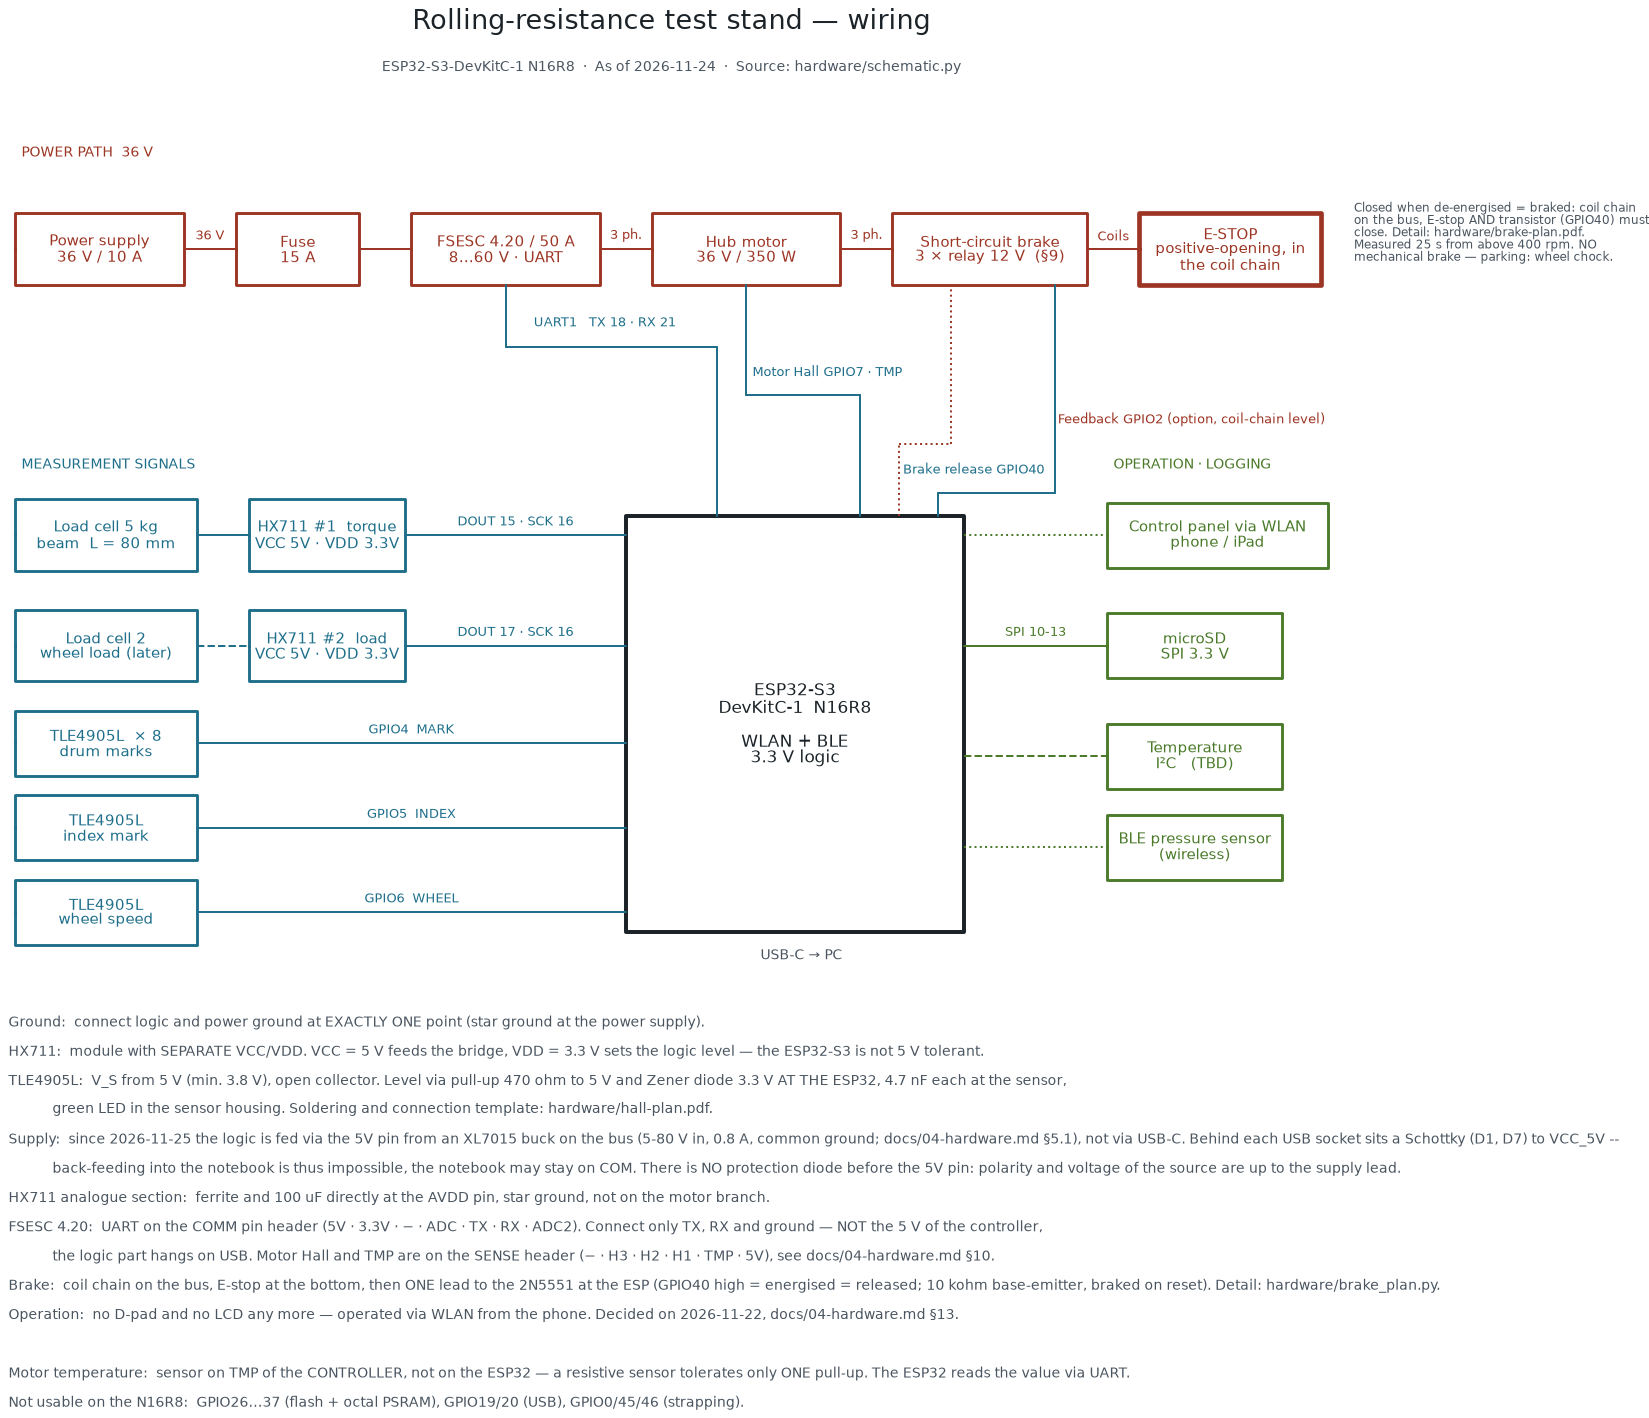

Source code (Python):
#!/usr/bin/env python3
"""Circuit diagram of the rolling-resistance test stand.

The source is this text; the PDF is generated from it:

    .venv/bin/python hardware/schematic.py

Produces hardware/schematic.pdf and hardware/schematic.png.
Pin assignment see docs/04-hardware.md; change here and there together.
"""
import schemdraw
from schemdraw import elements as elm, flow

schemdraw.use('matplotlib')

INK   = '#1b2328'
PWR   = '#9c3524'   # power path
SIG   = '#1f6f8b'   # measurement signals
AUX   = '#4a7a2a'   # logic supply

def box(d, x, y, w, h, text, color=INK, lw=1.6):
    b = flow.Box(w=w, h=h).at((x, y)).label(text, fontsize=8.5).color(color).linewidth(lw)
    d += b
    return b

def wire(d, p1, p2, label=None, color=SIG, ls='-', loc='top', ofst=0.12):
    ln = elm.Line().at(p1).to(p2).color(color).linewidth(1.1).linestyle(ls)
    if label:
        ln = ln.label(label, loc=loc, fontsize=7, ofst=ofst, color=color)
    d += ln
    return ln

with schemdraw.Drawing(show=False) as d:
    d.config(unit=1.0, fontsize=9)

    # ---------------------------------------------------------------- title
    d += elm.Label().at((-2.0, 3.4)).label(
        'Rolling-resistance test stand — wiring', fontsize=15, color=INK)
    d += elm.Label().at((-2.0, 2.7)).label(
        'ESP32-S3-DevKitC-1 N16R8  ·  As of 2026-11-24  ·  Source: hardware/schematic.py',
        fontsize=7.5, color='#4a5560')

    # ---------------------------------------------------- power path at the top
    d += elm.Label().at((-12.0, 1.4)).label('POWER PATH  36 V', fontsize=8,
                                            color=PWR, halign='left')
    nt  = box(d, -12.0,  0.0, 2.6, 1.1, 'Power supply\n36 V / 10 A', PWR)
    si  = box(d,  -8.6,  0.0, 1.9, 1.1, 'Fuse\n15 A', PWR)
    ctrl = box(d,  -5.9,  0.0, 2.9, 1.1, 'FSESC 4.20 / 50 A\n8…60 V · UART', PWR)
    mot = box(d,  -2.2,  0.0, 2.9, 1.1, 'Hub motor\n36 V / 350 W', PWR)
    brk = box(d,   1.5,  0.0, 3.0, 1.1, 'Short-circuit brake\n3 × relay 12 V  (§9)', PWR)
    na  = box(d,   5.3,  0.0, 2.8, 1.1, 'E-STOP\npositive-opening, in\nthe coil chain', PWR, lw=2.6)

    wire(d, nt.E,  si.W,  '36 V', PWR)
    wire(d, si.E,  ctrl.W, None,   PWR)
    wire(d, ctrl.E, mot.W, '3 ph.', PWR)
    wire(d, mot.E, brk.W, '3 ph.', PWR)
    wire(d, brk.E, na.W,  'Coils', PWR)
    d += elm.Label().at((8.5, 0.15)).label(
        'Closed when de-energised = braked: coil chain\non the bus, E-stop AND transistor (GPIO40) must\nclose. Detail: hardware/brake-plan.pdf.\n'
        'Measured 25 s from above 400 rpm. NO\nmechanical brake — parking: wheel chock.',
        fontsize=6.8, color='#4a5560', halign='left')

    # --------------------------------------------------- routing channel at the top
    CH = -1.5                      # horizontal channel for signals going up
    d += elm.Label().at((-12.0, -3.4)).label('MEASUREMENT SIGNALS', fontsize=8,
                                                color=SIG, halign='left')

    # ------------------------------------------------------------- ESP32
    ESPX, ESPY = -2.6, -7.3
    esp = flow.Box(w=5.2, h=6.4).at((ESPX, ESPY)).label(
        'ESP32-S3\nDevKitC-1  N16R8\n\nWLAN + BLE\n3.3 V logic', fontsize=9.5
        ).color(INK).linewidth(2.2)
    d += esp
    d += elm.Label().at((ESPX+2.6, ESPY-3.65)).label('USB-C → PC', fontsize=7.5, color='#4a5560')

    # --------------------------------------------------- sensors on the left
    cell = box(d, -12.0, -4.4, 2.8, 1.1, 'Load cell 5 kg\nbeam  L = 80 mm', SIG)
    hx1   = box(d,  -8.4, -4.4, 2.4, 1.1, 'HX711 #1  torque\nVCC 5V · VDD 3.3V', SIG)
    cell2= box(d, -12.0, -6.1, 2.8, 1.1, 'Load cell 2\nwheel load (later)', SIG)
    hx2   = box(d,  -8.4, -6.1, 2.4, 1.1, 'HX711 #2  load\nVCC 5V · VDD 3.3V', SIG)
    hall1 = box(d, -12.0, -7.6, 2.8, 1.0, 'TLE4905L  × 8\ndrum marks', SIG)
    hall2 = box(d, -12.0, -8.9, 2.8, 1.0, 'TLE4905L\nindex mark', SIG)
    hall3 = box(d, -12.0,-10.2, 2.8, 1.0, 'TLE4905L\nwheel speed', SIG)

    wire(d, cell.E,  hx1.W, None, SIG)
    d += elm.Line().at(cell2.E).to(hx2.W).color(SIG).linestyle('--').linewidth(1.1)
    wire(d, hx1.E, (ESPX, hx1.E[1]), 'DOUT 15 · SCK 16', SIG)
    wire(d, hx2.E, (ESPX, hx2.E[1]), 'DOUT 17 · SCK 16', SIG)
    wire(d, hall1.E, (ESPX, hall1.E[1]), 'GPIO4  MARK', SIG)
    wire(d, hall2.E, (ESPX, hall2.E[1]), 'GPIO5  INDEX', SIG)
    wire(d, hall3.E, (ESPX, hall3.E[1]), 'GPIO6  WHEEL', SIG)

    # ------------------------------------------------------ peripherals on the right
    RX = ESPX + 5.2
    d += elm.Label().at((RX+2.2, -3.4)).label('OPERATION · LOGGING', fontsize=8,
                                                 color=AUX, halign='left')
    ui  = box(d, RX+2.2, -4.4, 3.4, 1.0, 'Control panel via WLAN\nphone / iPad', AUX)
    sd  = box(d, RX+2.2, -6.1, 2.7, 1.0, 'microSD\nSPI 3.3 V', AUX)
    tmp = box(d, RX+2.2, -7.8, 2.7, 1.0, 'Temperature\nI²C   (TBD)', AUX)
    ble = box(d, RX+2.2, -9.2, 2.7, 1.0, 'BLE pressure sensor\n(wireless)', AUX)

    d += elm.Line().at((RX, ui.W[1])).to(ui.W).color(AUX).linestyle(':').linewidth(1.1)
    wire(d, (RX, sd.W[1]),  sd.W,  'SPI 10-13', AUX)
    d += elm.Line().at((RX, tmp.W[1])).to(tmp.W).color(AUX).linestyle('--').linewidth(1.1)
    d += elm.Line().at((RX, ble.W[1])).to(ble.W).color(AUX).linestyle(':').linewidth(1.1)

    # ------------------------- signals from the ESP32 upwards, at right angles
    def up(x_from, y_from, x_to, y_to, label, color, ls='-', dy=0.0, lx=None):
        d.add(elm.Line().at((x_from, y_from)).to((x_from, CH+dy)).color(color).linestyle(ls).linewidth(1.1))
        d.add(elm.Line().at((x_from, CH+dy)).to((x_to, CH+dy)).color(color).linestyle(ls).linewidth(1.1))
        d.add(elm.Line().at((x_to, CH+dy)).to((x_to, y_to)).color(color).linestyle(ls).linewidth(1.1))
        d.add(elm.Label().at((lx if lx is not None else (x_from+x_to)/2, CH+dy+0.28)).label(
            label, fontsize=7, color=color))

    up(ESPX+1.4, ESPY+3.2, ctrl.S[0], ctrl.S[1], 'UART1   TX 18 · RX 21', SIG, dy=0.0)
    up(ESPX+3.6, ESPY+3.2, mot.S[0], mot.S[1], 'Motor Hall GPIO7 · TMP', SIG, dy=-0.75, lx=0.6)
    up(ESPX+4.2, ESPY+3.2, brk.S[0]-0.6, brk.S[1], 'Feedback GPIO2 (option, coil-chain level)', PWR, ls=':', dy=-1.5, lx=6.2)
    up(ESPX+4.8, ESPY+3.2, brk.S[0]+1.0, brk.S[1], 'Brake release GPIO40', SIG, dy=-2.25, lx=2.85)

    # --------------------------------------------------------- footnotes
    d += elm.Label().at((-12.0, -12.0)).label(
        'Ground:  connect logic and power ground at EXACTLY ONE point (star ground at the power supply).',
        fontsize=7.5, color='#4a5560', halign='left')
    d += elm.Label().at((-12.0, -12.45)).label(
        'HX711:  module with SEPARATE VCC/VDD. VCC = 5 V feeds the bridge, VDD = 3.3 V sets the logic level — the ESP32-S3 is not 5 V tolerant.',
        fontsize=7.5, color='#4a5560', halign='left')
    d += elm.Label().at((-12.0, -12.9)).label(
        'TLE4905L:  V_S from 5 V (min. 3.8 V), open collector. Level via pull-up 470 ohm to 5 V and Zener diode 3.3 V AT THE ESP32, 4.7 nF each at the sensor,',
        fontsize=7.5, color='#4a5560', halign='left')
    d += elm.Label().at((-12.0, -13.33)).label(
        '           green LED in the sensor housing. Soldering and connection template: hardware/hall-plan.pdf.',
        fontsize=7.5, color='#4a5560', halign='left')
    d += elm.Label().at((-12.0, -17.85)).label(
        'Not usable on the N16R8:  GPIO26…37 (flash + octal PSRAM), GPIO19/20 (USB), GPIO0/45/46 (strapping).',
        fontsize=7.5, color='#4a5560', halign='left')
    d += elm.Label().at((-12.0, -13.80)).label(
        'Supply:  since 2026-11-25 the logic is fed via the 5V pin from an XL7015 buck on the bus (5-80 V in, 0.8 A, common ground; docs/04-hardware.md §5.1), not via USB-C. Behind each USB socket sits a Schottky (D1, D7) to VCC_5V --',
        fontsize=7.5, color='#4a5560', halign='left')
    d += elm.Label().at((-12.0, -14.25)).label(
        '           back-feeding into the notebook is thus impossible, the notebook may stay on COM. There is NO protection diode before the 5V pin: polarity and voltage of the source are up to the supply lead.',
        fontsize=7.5, color='#4a5560', halign='left')
    d += elm.Label().at((-12.0, -14.70)).label(
        'HX711 analogue section:  ferrite and 100 uF directly at the AVDD pin, star ground, not on the motor branch.',
        fontsize=7.5, color='#4a5560', halign='left')
    d += elm.Label().at((-12.0, -15.15)).label(
        'FSESC 4.20:  UART on the COMM pin header (5V · 3.3V · − · ADC · TX · RX · ADC2). Connect only TX, RX and ground — NOT the 5 V of the controller,',
        fontsize=7.5, color='#4a5560', halign='left')
    d += elm.Label().at((-12.0, -16.05)).label(
        'Brake:  coil chain on the bus, E-stop at the bottom, then ONE lead to the 2N5551 at the ESP (GPIO40 high = energised = released; 10 kohm base-emitter, braked on reset). Detail: hardware/brake_plan.py.',
        fontsize=7.5, color='#4a5560', halign='left')
    d += elm.Label().at((-12.0, -15.60)).label(
        '           the logic part hangs on USB. Motor Hall and TMP are on the SENSE header (− · H3 · H2 · H1 · TMP · 5V), see docs/04-hardware.md §10.',
        fontsize=7.5, color='#4a5560', halign='left')
    d += elm.Label().at((-12.0, -17.40)).label(
        'Motor temperature:  sensor on TMP of the CONTROLLER, not on the ESP32 — a resistive sensor tolerates only ONE pull-up. The ESP32 reads the value via UART.',
        fontsize=7.5, color='#4a5560', halign='left')
    d += elm.Label().at((-12.0, -16.50)).label(
        'Operation:  no D-pad and no LCD any more — operated via WLAN from the phone. Decided on 2026-11-22, docs/04-hardware.md §13.',
        fontsize=7.5, color='#4a5560', halign='left')

    d.save('hardware/schematic.pdf')
    d.save('hardware/schematic.png', dpi=130)
print('ok')
